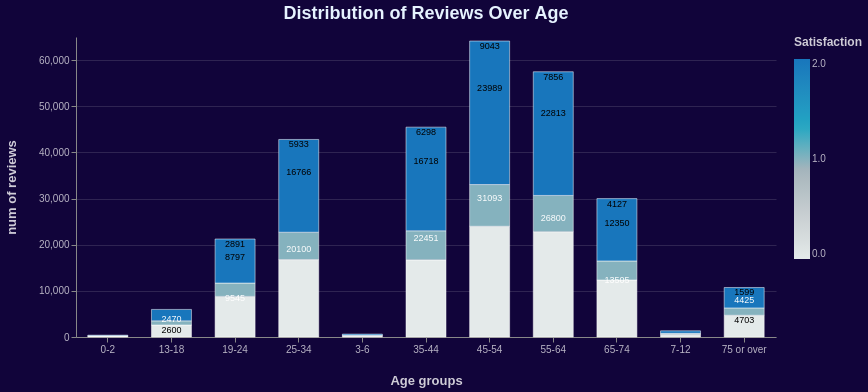

Write notebook code for a chart like this one.
### Code cell
data = (df.groupby(["Age", "Satisfaction"])
          .agg({"Reviews": "count"})
          .reset_index()).sort_values(["Age", "Satisfaction"], ascending=True)
#data['Cumulative_Reviews'] = data.groupby(['Age'])['Reviews'].apply(lambda x: x.cumsum())

bars = (alt.Chart(data=data, title="Distribution of Reviews Over Age")
           .mark_bar(size=40,
                     strokeWidth=0.5,
                     stroke="white")
           .encode(x=alt.X('Age:O',
                           axis=alt.Axis(title="Age groups", grid=False)),
                   y=alt.Y('Reviews:Q', stack='zero',
                           scale=alt.Scale(type="linear"),
                           axis=alt.Axis(title="num of reviews")),
                   order=alt.Order('Satisfaction', sort='ascending'),
                   color=alt.Color("Satisfaction:Q",
                                   scale=alt.Scale(scheme="lightgreyteal",
                                                   bins=[0,1,2,3],
                                                   reverse=False))))

text = (alt.Chart(data=data[data["Reviews"] > 1500])
           .mark_text(align="center",
                      baseline="middle",
                      dx=0, dy=5)
           .encode(x=alt.X("Age:O"),
                   y=alt.Y("Reviews:Q", stack='zero'),
                   size = alt.SizeValue(9),
                   text="Reviews:Q",
                   color=alt.condition(alt.datum.Satisfaction > 1,
                                          alt.value("white"),
                                          alt.value("black"))))
    
chart = (alt.layer(bars, text)
            .configure(background="#11043a")
            .configure_title(font="Arial",
                             fontSize=18,
                             color="#e6f3ff",
                             dy=-10)
            .configure_text(color="white")
            .configure_legend(titleFontSize=12,
                              titleColor="white",
                              tickCount=10,
                              titleOpacity=0.8,
                              labelColor="white",
                              labelOpacity=0.7,
                              titlePadding=10)
            .configure_axis(titleFontSize=13,
                            titlePadding=20,
                            titleColor="white",
                            titleOpacity=0.8,
                            labelColor="white",
                            labelOpacity=0.7,
                            labelAngle=0,
                            tickOffset=0,
                            grid=True,
                            gridOpacity=0.15)
            .configure_view(strokeWidth=0)
            .properties(height=300, width=700)
)
chart

### Figure 1 — Vega-Lite specification as saved in the notebook (floating-point values rounded to 4 significant figures)
{"config": {"view": {"continuousWidth": 400, "continuousHeight": 300, "strokeWidth": 0}, "axis": {"grid": true, "gridOpacity": 0.15, "labelAngle": 0, "labelColor": "white", "labelOpacity": 0.7, "tickOffset": 0, "titleColor": "white", "titleFontSize": 13, "titleOpacity": 0.8, "titlePadding": 20}, "background": "#11043a", "legend": {"labelColor": "white", "labelOpacity": 0.7, "tickCount": 10, "titleColor": "white", "titleFontSize": 12, "titleOpacity": 0.8, "titlePadding": 10}, "text": {"color": "white"}, "title": {"color": "#e6f3ff", "dy": -10, "font": "Arial", "fontSize": 18}}, "layer": [{"data": {"name": "data-b0dfcf8cda169bac81e05371a27f2750"}, "mark": {"type": "bar", "size": 40, "stroke": "white", "strokeWidth": 0.5}, "encoding": {"color": {"type": "quantitative", "field": "Satisfaction", "scale": {"bins": [0, 1, 2, 3], "reverse": false, "scheme": "lightgreyteal"}}, "order": {"type": "quantitative", "field": "Satisfaction", "sort": "ascending"}, "x": {"type": "ordinal", "axis": {"grid": false, "title": "Age groups"}, "field": "Age"}, "y": {"type": "quantitative", "axis": {"title": "num of reviews"}, "field": "Reviews", "scale": {"type": "linear"}, "stack": "zero"}}, "title": "Distribution of Reviews Over Age"}, {"data": {"name": "data-b521f18c3007ffe7007cfc4d6f772a1d"}, "mark": {"type": "text", "align": "center", "baseline": "middle", "dx": 0, "dy": 5}, "encoding": {"color": {"condition": {"value": "white", "test": "(datum.Satisfaction > 1)"}, "value": "black"}, "size": {"value": 9}, "text": {"type": "quantitative", "field": "Reviews"}, "x": {"type": "ordinal", "field": "Age"}, "y": {"type": "quantitative", "field": "Reviews", "stack": "zero"}}}], "height": 300, "width": 700, "$schema": "https://vega.github.io/schema/vega-lite/v4.8.1.json", "datasets": {"data-b0dfcf8cda169bac81e05371a27f2750": [{"Age": "0-2", "Satisfaction": 0, "Reviews": 207}, {"Age": "0-2", "Satisfaction": 1, "Reviews": 37}, {"Age": "0-2", "Satisfaction": 2, "Reviews": 149}, {"Age": "13-18", "Satisfaction": 0, "Reviews": 2600}, {"Age": "13-18", "Satisfaction": 1, "Reviews": 905}, {"Age": "13-18", "Satisfaction": 2, "Reviews": 2470}, {"Age": "19-24", "Satisfaction": 0, "Reviews": 8797}, {"Age": "19-24", "Satisfaction": 1, "Reviews": 2891}, {"Age": "19-24", "Satisfaction": 2, "Reviews": 9545}, {"Age": "25-34", "Satisfaction": 0, "Reviews": 16766}, {"Age": "25-34", "Satisfaction": 1, "Reviews": 5933}, {"Age": "25-34", "Satisfaction": 2, "Reviews": 20100}, {"Age": "3-6", "Satisfaction": 0, "Reviews": 281}, {"Age": "3-6", "Satisfaction": 1, "Reviews": 85}, {"Age": "3-6", "Satisfaction": 2, "Reviews": 257}, {"Age": "35-44", "Satisfaction": 0, "Reviews": 16718}, {"Age": "35-44", "Satisfaction": 1, "Reviews": 6298}, {"Age": "35-44", "Satisfaction": 2, "Reviews": 22451}, {"Age": "45-54", "Satisfaction": 0, "Reviews": 23989}, {"Age": "45-54", "Satisfaction": 1, "Reviews": 9043}, {"Age": "45-54", "Satisfaction": 2, "Reviews": 31093}, {"Age": "55-64", "Satisfaction": 0, "Reviews": 22813}, {"Age": "55-64", "Satisfaction": 1, "Reviews": 7856}, {"Age": "55-64", "Satisfaction": 2, "Reviews": 26800}, {"Age": "65-74", "Satisfaction": 0, "Reviews": 12350}, {"Age": "65-74", "Satisfaction": 1, "Reviews": 4127}, {"Age": "65-74", "Satisfaction": 2, "Reviews": 13505}, {"Age": "7-12", "Satisfaction": 0, "Reviews": 617}, {"Age": "7-12", "Satisfaction": 1, "Reviews": 177}, {"Age": "7-12", "Satisfaction": 2, "Reviews": 540}, {"Age": "75 or over", "Satisfaction": 0, "Reviews": 4703}, {"Age": "75 or over", "Satisfaction": 1, "Reviews": 1599}, {"Age": "75 or over", "Satisfaction": 2, "Reviews": 4425}], "data-b521f18c3007ffe7007cfc4d6f772a1d": [{"Age": "13-18", "Satisfaction": 0, "Reviews": 2600}, {"Age": "13-18", "Satisfaction": 2, "Reviews": 2470}, {"Age": "19-24", "Satisfaction": 0, "Reviews": 8797}, {"Age": "19-24", "Satisfaction": 1, "Reviews": 2891}, {"Age": "19-24", "Satisfaction": 2, "Reviews": 9545}, {"Age": "25-34", "Satisfaction": 0, "Reviews": 16766}, {"Age": "25-34", "Satisfaction": 1, "Reviews": 5933}, {"Age": "25-34", "Satisfaction": 2, "Reviews": 20100}, {"Age": "35-44", "Satisfaction": 0, "Reviews": 16718}, {"Age": "35-44", "Satisfaction": 1, "Reviews": 6298}, {"Age": "35-44", "Satisfaction": 2, "Reviews": 22451}, {"Age": "45-54", "Satisfaction": 0, "Reviews": 23989}, {"Age": "45-54", "Satisfaction": 1, "Reviews": 9043}, {"Age": "45-54", "Satisfaction": 2, "Reviews": 31093}, {"Age": "55-64", "Satisfaction": 0, "Reviews": 22813}, {"Age": "55-64", "Satisfaction": 1, "Reviews": 7856}, {"Age": "55-64", "Satisfaction": 2, "Reviews": 26800}, {"Age": "65-74", "Satisfaction": 0, "Reviews": 12350}, {"Age": "65-74", "Satisfaction": 1, "Reviews": 4127}, {"Age": "65-74", "Satisfaction": 2, "Reviews": 13505}, {"Age": "75 or over", "Satisfaction": 0, "Reviews": 4703}, {"Age": "75 or over", "Satisfaction": 1, "Reviews": 1599}, {"Age": "75 or over", "Satisfaction": 2, "Reviews": 4425}]}}
